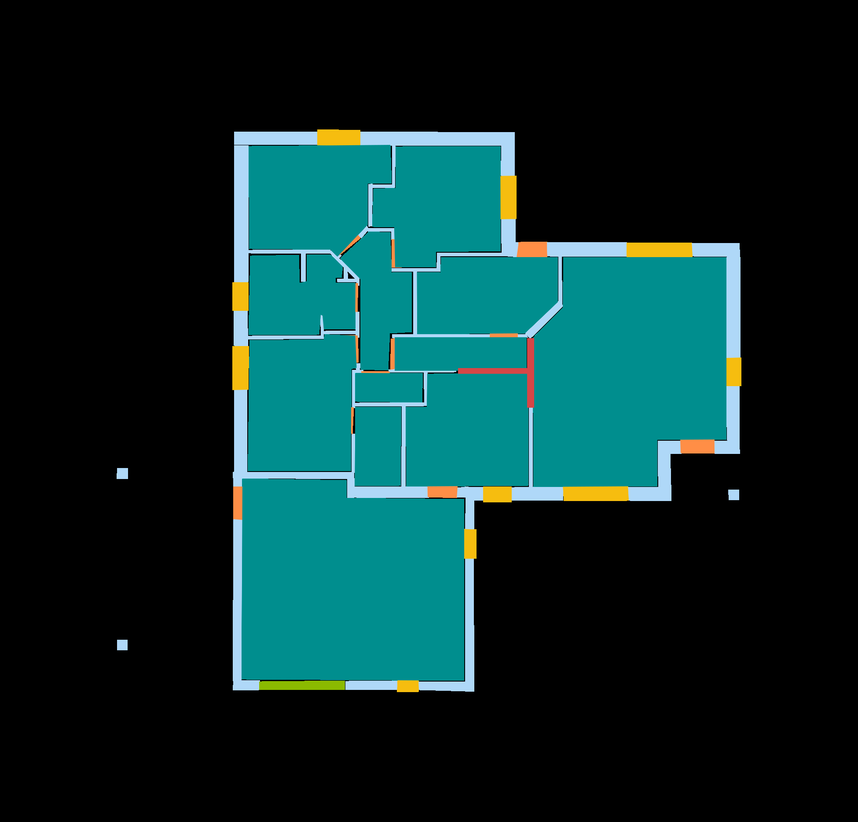
#> input picture dataset/masks/1 (2).png, 858 x 822 px, shrunk from 1950 x 1867 before the run
$ python room_extractor.py
#> lines starting #> are read from the running program, lines starting #| are printed output that depends on the picture; after the words box and inside, x2 and y2 are one past the last pixel; in counts of white or black regions, pixels touching at a corner belong together

import cv2
import numpy as np
from pathlib import Path

BASE_DIR = Path(__file__).resolve().parent.parent
MASK_PATH = BASE_DIR / "dataset" / "masks" / "1 (2).png"

TOLERANCE = 5
MINIMUM_AREA = 1000


def extract_rooms():

    if not MASK_PATH.exists():
        raise FileNotFoundError(f"Mask not found: {MASK_PATH}")

    mask = cv2.imread(str(MASK_PATH))
#> mask is the input picture: shape (822, 858, 3); mean B, G, R 43.1, 43.8, 9.7

    if mask is None:
        raise ValueError("Unable to read segmentation mask.")

    mask = cv2.cvtColor(mask, cv2.COLOR_BGR2RGB)

    # Teal represents candidate room regions
    teal = np.array([0, 142, 142], dtype=np.int16)

    difference = np.abs(
        mask.astype(np.int16) - teal
    )
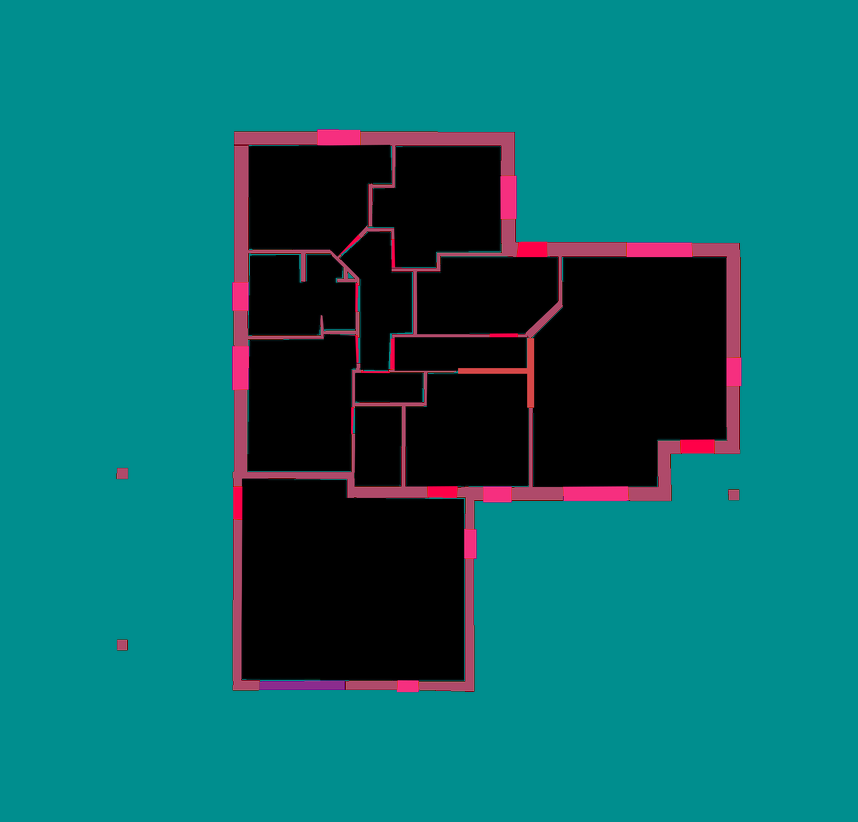
#> difference: shape (822, 858, 3) int16; mean R, G, B 9.7, 104.2, 106.3

    binary = np.all(
        difference <= TOLERANCE,
        axis=2
    ).astype(np.uint8)
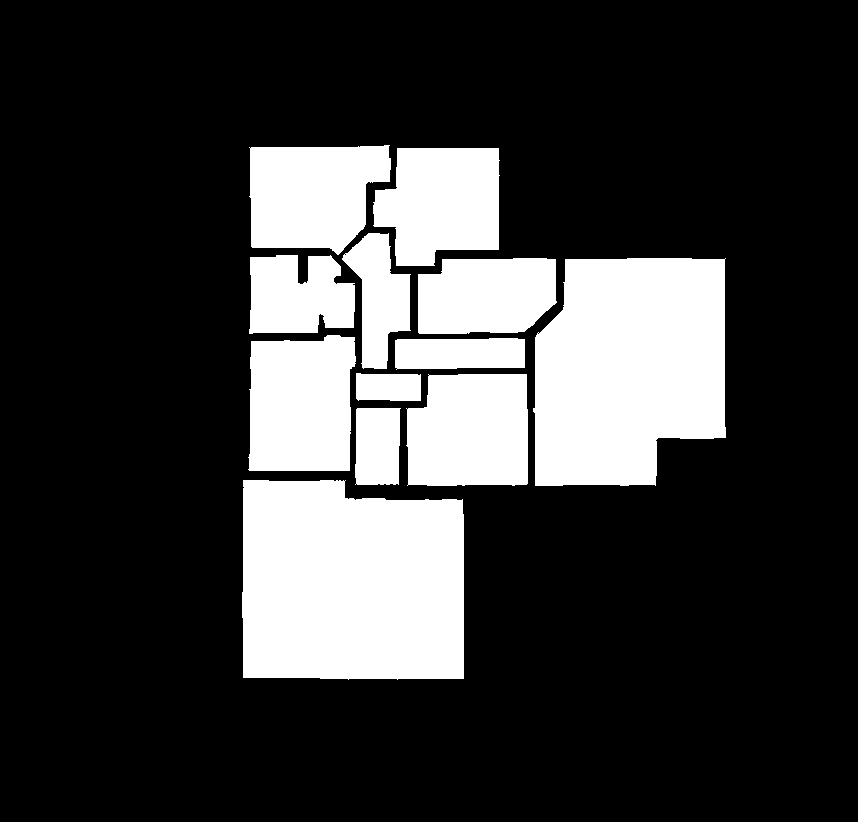
#> binary: shape (822, 858); values 0 (black) and 1 (white), 22.8% white; 12 white regions, largest, box (x1, y1, x2, y2) and area: (242, 480, 464, 680) 41570, (533, 258, 726, 486) 38022, (248, 335, 356, 471) 13308

    # Detect connected components
    count, labels, stats, centroids = (
        cv2.connectedComponentsWithStats(
            binary,
            connectivity=8
        )
    )
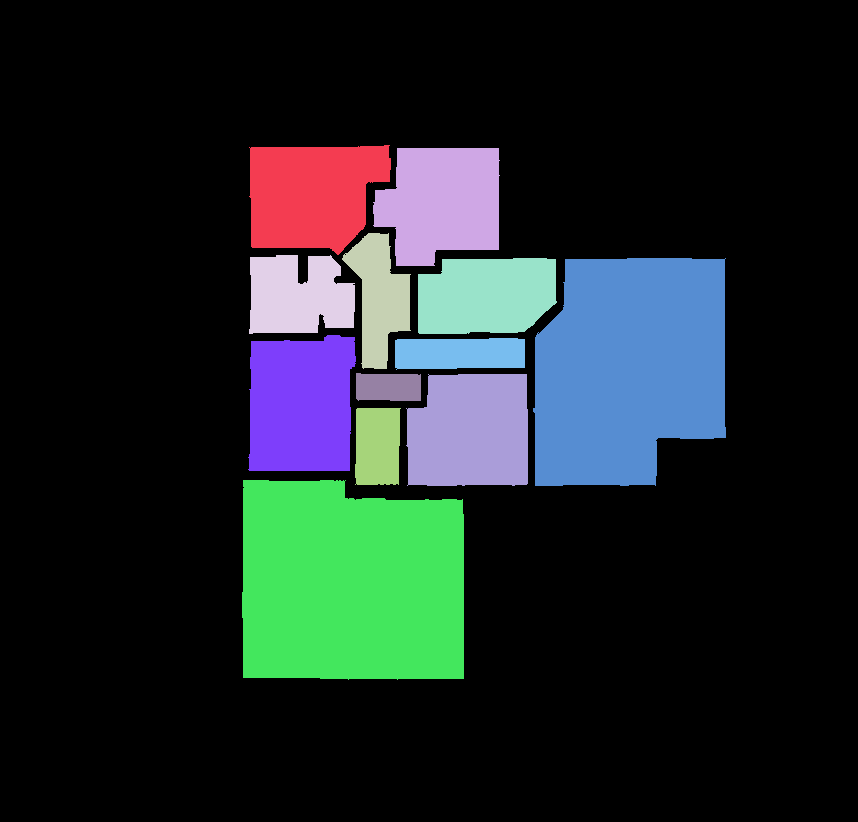
#> labels: shape (822, 858) int32; 13 distinct labels, from 0 to 12; one colour per label, 0 black
#> count = 13; stats = 13 rows, first 6: [0, 0, 858, 822, 544728], [249, 145, 142, 110, 12366], [373, 148, 127, 118, 11954], [342, 233, 69, 136, 5264], [249, 255, 106, 79, 7035], [418, 258, 139, 76, 9426]; centroids = 13 rows, first 8: [426.5, 414.2], [311.9, 193.9], [441, 202.4], [378.9, 297], [298.1, 295.5], [485.6, 295.2], [628.4, 367.9], [300.6, 404.4]

    rooms = []

    for i in range(1, count):

        x, y, w, h, area = stats[i]

        if area < MINIMUM_AREA:
            continue

        center_x, center_y = centroids[i]

        rooms.append({
            "component_id": i,
            "area_pixels": int(area),
            "x": int(x),
            "y": int(y),
            "width": int(w),
            "height": int(h),
            "centroid_x": round(float(center_x), 2),
            "centroid_y": round(float(center_y), 2)
        })
#> this loop made 12 passes
#> (x, y, w, h, area, center_x, center_y) on passes 1 to 12: (249, 145, 142, 110, 12366, 311.9, 193.9), (373, 148, 127, 118, 11954, 441, 202.4), (342, 233, 69, 136, 5264, 378.9, 297), (249, 255, 106, 79, 7035, 298.1, 295.5), (418, 258, 139, 76, 9426, 485.6, 295.2), (533, 258, 193, 228, 38022, 628.4, 367.9), (248, 335, 108, 136, 13308, 300.6, 404.4), (395, 338, 130, 32, 3858, 459.3, 353.1), (356, 373, 65, 28, 1724, 388.2, 386.7), (406, 374, 122, 112, 12667, 469.8, 431.4), (355, 408, 46, 77, 3354, 377.1, 445.8), (242, 480, 222, 200, 41570, 350.3, 583.9)
#> after the loop, rooms = 12 items

    print("\nROOM EXTRACTION RESULTS")
    print("-----------------------")
    print("Candidate regions detected:", count - 1)
#| Candidate regions detected: 12
    print("Regions after area filtering:", len(rooms))
#| Regions after area filtering: 12

    for number, room in enumerate(rooms, start=1):

        print(f"\nCandidate Room {number}")
        print("Area:", room["area_pixels"], "pixels")
        print("Position:", (room["x"], room["y"]))
        print(
            "Dimensions:",
            (room["width"], room["height"])
        )
        print(
            "Center:",
            (room["centroid_x"], room["centroid_y"])
        )
#> this loop made 12 passes
#> (printed output is left out)

    print("\nRoom candidate extraction completed!")

    return rooms


if __name__ == "__main__":
    extract_rooms()

$ run again, with dataset/masks/100 (2).png copied over dataset/masks/1 (2).png
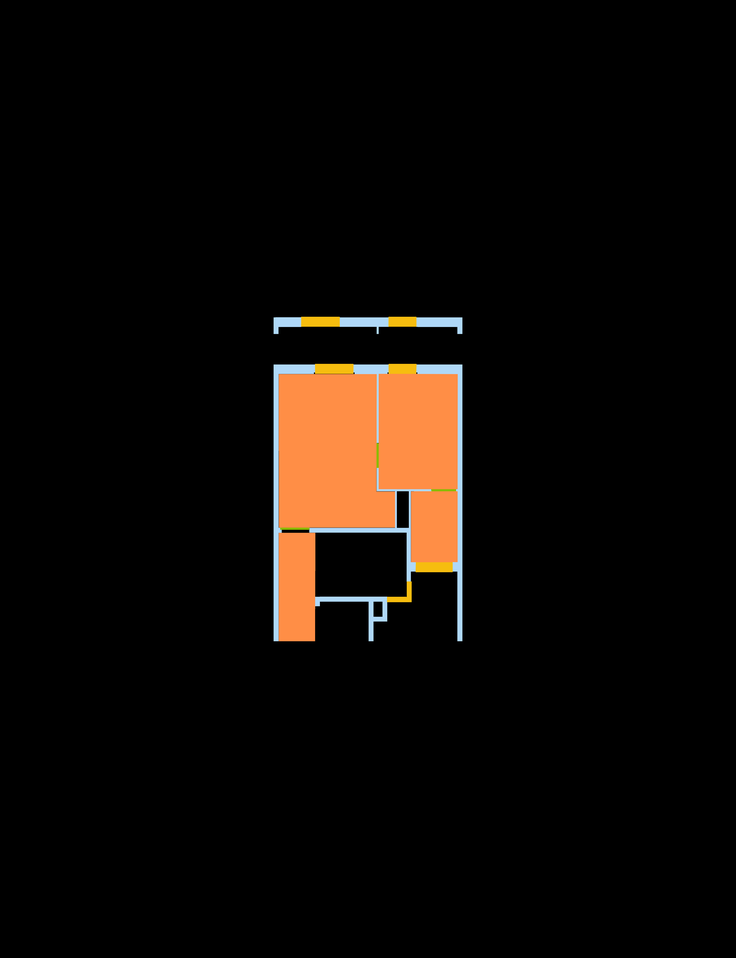
#> input picture dataset/masks/100 (2).png, 736 x 958 px, shrunk from 5671 x 7383 before the run
#> in extract_rooms, mask is the input picture: shape (958, 736, 3); mean B, G, R 5.7, 9.2, 14
#> in extract_rooms, `difference = np.abs( mask.astype(np.int16) - teal )`:
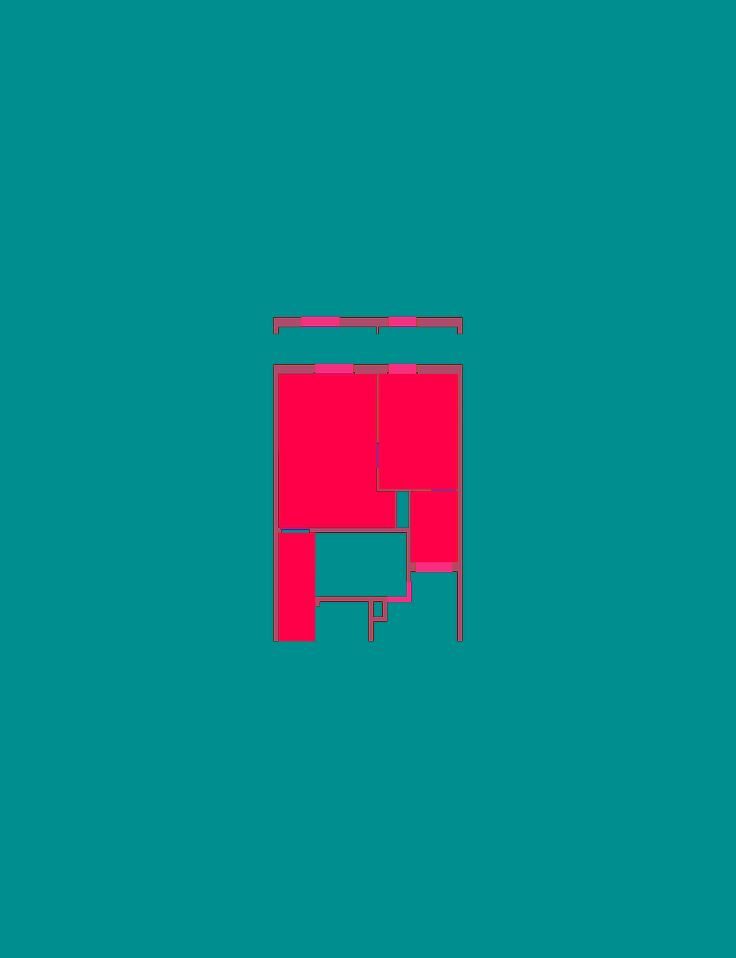
#> difference: shape (958, 736, 3) int16; mean R, G, B 14, 134.4, 138.2
#> binary: shape (958, 736); every value is 0
#> labels: shape (958, 736) int32; every value is 0
#> count = 1; stats = [[0, 0, 736, 958, 705088]]; centroids = [[367.5, 478.5]]
#> after the loop in extract_rooms, `for i in range(1, count):`: rooms = []
#| Candidate regions detected: 0
#| Regions after area filtering: 0
